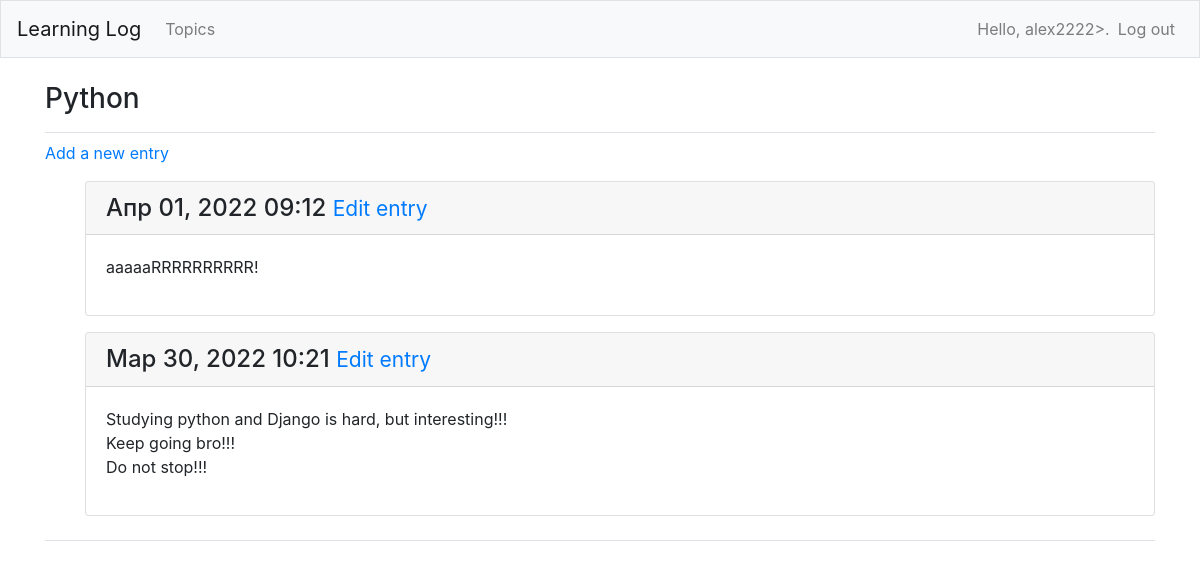
Screenshot of /topics/3/ (signed in) with the database file from the repository.
### learning_logs/models.py (models this page shows, shortened)
class Topic (models.Model):
    text = models.CharField(max_length=200)
    date_added = models.DateTimeField(auto_now_add=True)
    owner = models.ForeignKey(User, on_delete=models.CASCADE)
    def __str__(self):
        return self.text

class Entry (models.Model):
    topic = models.ForeignKey(Topic, on_delete=models.CASCADE)
    text = models.TextField()
    date_added = models.DateTimeField(auto_now_add=True)
    class Meta:
        verbose_name_plural = 'entries'

### learning_logs/views.py (the view)
# urls.py: path('topics/<int:topic_id>/', views.topic, name='topic'),
@login_required
def topic(request, topic_id):
    topic = Topic.objects.get(id=topic_id)
    if topic.owner != request.user:
        raise Http404
    entries = topic.entry_set.order_by('-date_added')
    context = {'topic': topic, 'entries': entries}
    return render(request, 'learning_logs/topic.html', context)

### learning_logs/templates/learning_logs/topic.html
{% extends "learning_logs/base.html" %}
{% block page_header %}
  <h3>{{ topic }}</h3>
{% endblock page_header %}
  {% block content %}
    <p>
      <a href="{% url 'learning_logs:new_entry' topic.id %}"> Add a new entry </a>
    </p>
    <ul>
      {% for entry in entries %}
        <div class="card mb-3">
          <h4 class="card-header">
            {{ entry.date_added|date:'M d, Y H:i' }}
            <small>
              <a href="{% url 'learning_logs:edit_entry' entry.id %}"> Edit entry </a>
            </small>
          </h4>
          <div class="card-body">
            {{ entry.text|linebreaks }}
          </div>
        </div>
      {% empty %}
        <p> There are no entries for this topic yet. </p>
      {% endfor %}
    </ul>
  {% endblock content %}

### learning_logs/templates/learning_logs/base.html (shortened to what this page needs)
{% load bootstrap4 %}
<!doctype html>
<html lang="en">
<head>
  {% bootstrap_css %}
</head>
<body>
  <nav class="navbar navbar-expand-md navbar-light bg-light mb-4 border">
    <a class="navbar-brand" href="{% url 'learning_logs:index'%}"> Learning Log </a>
    <div class="collapse navbar-collapse" id="navbarCollapse">
      <ul class="navbar-nav mr-auto">
        <li class="nav-item">
          <a class="nav-link" href="{% url 'learning_logs:topics'%}">Topics </a>
        </li>
      </ul>
      <ul class="navbar-nav ml-auto">
        {% if user.is_authenticated %}
          <li class="nav-item">
            <span class="navbar-text">Hello, {{ user.username }}>.</span>
          </li>
          <li class="nav-item">
            <a class="nav-link" href="{% url 'users:logout' %}">Log out</a>
          </li>
        {% endif %}
      </ul>
    </div>
  </nav>
  <main role="main" class="container" >
    <div class="pb-2 mb-2 border-bottom" >
      {% block page_header %}{% endblock page_header %}
    </div>
    <div class="pb-2 mb-2 border-bottom" >
      {% block content %}{% endblock content %}
    </div>
  </main>
</body>
</html>

### rows the page displays
Topic: text "Python"
Entry: date_added "Апр 01, 2022 09:12", text "aaaaaRRRRRRRRRR!"
Entry: date_added "Мар 30, 2022 10:21", text "Studying python and Django is hard, but interesting!!! Keep going bro!!! Do not stop!!!"

### other values shown
{{ user.username }} "alex2222"
